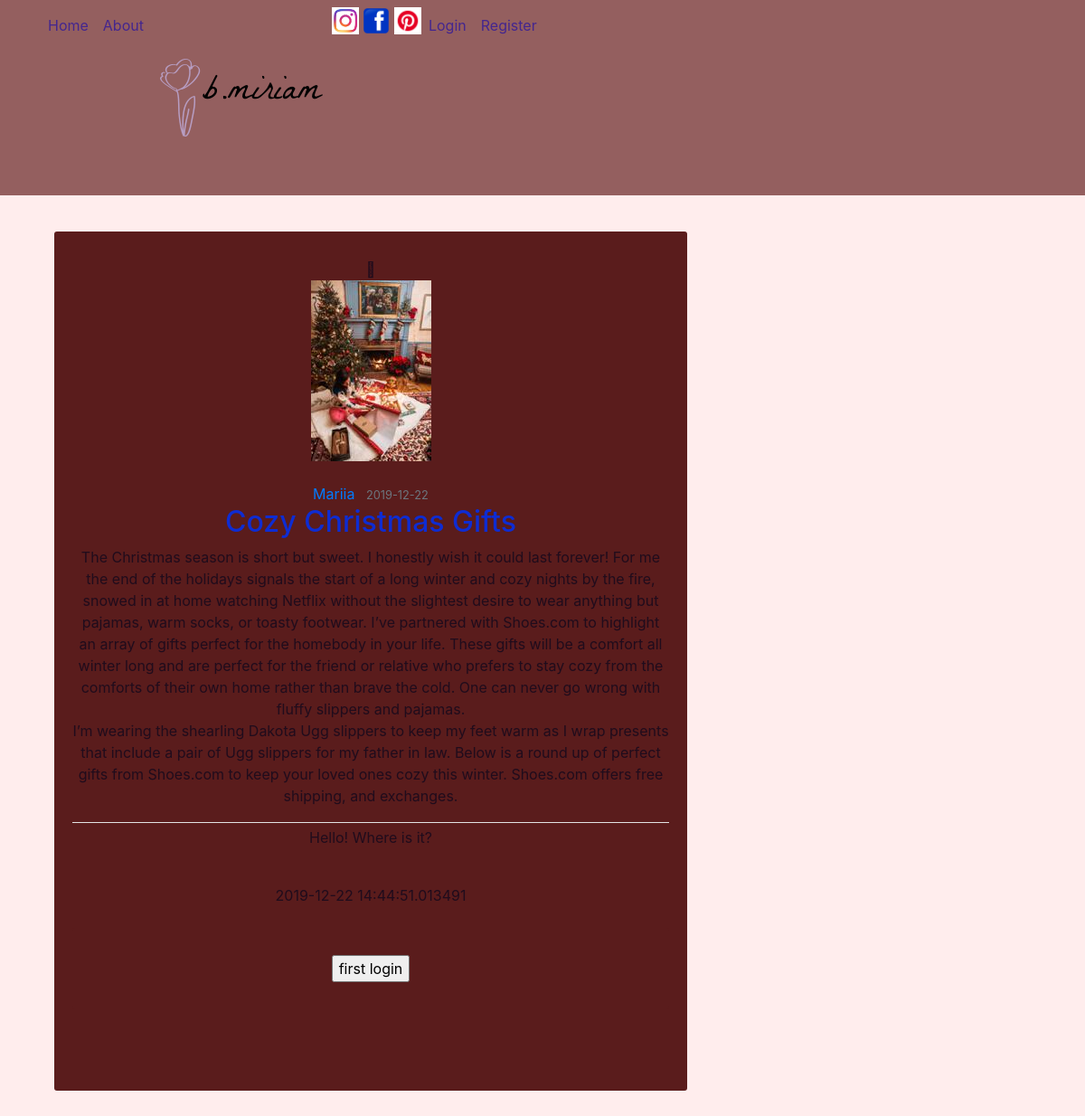
Screenshot of /post/20 with the database file from the repository.
### myblog/models.py (models this page shows, shortened)
class Post(db.Model):
	id = db.Column(db.Integer, primary_key=True)
	title = db.Column(db.String(100), nullable=False)
	image_file = db.Column(db.String(20), nullable=True, default='default.jpg')
	date_posted = db.Column(db.DateTime, nullable=False, default=datetime.utcnow)
	content = db.Column(db.Text, nullable=False)
	user_id = db.Column(db.Integer, db.ForeignKey('user.id'), nullable=False)
	comments = db.relationship('Comment', backref='article', cascade="all,delete", lazy=True)

class User(db.Model, UserMixin):
	id = db.Column(db. Integer, primary_key=True)
	username = db.Column(db.String(20), unique=True, nullable=False)
	email = db.Column(db.String(120), unique=True, nullable=False)
	image_file = db.Column(db.String(20), nullable=False, default='default.jpg')
	password = db.Column(db.String(60), nullable=False)
	posts = db.relationship( 'Post', backref='author', lazy=True)
	about_me = db.Column(db.String(140))
	last_seen = db.Column(db.DateTime, default=datetime.utcnow)
	admin = db.Column(db.Boolean())

class Comment(db.Model):
	id = db.Column(db.Integer, primary_key=True)
	body = db.Column(db.String(100), nullable=False)
	timestamp = db.Column(db.DateTime, nullable=False, default=datetime.utcnow)
	post_id = db.Column(db.Integer, db.ForeignKey('post.id'), nullable=False)
	user_id = db.Column(db.Integer, db.ForeignKey('user.id'), nullable=False)

### myblog/routes.py (the view)
@app.route("/post/<int:post_id>", methods=['GET','POST'])
def post(post_id):
    if request.method == 'POST':
        comment = Comment(body=request.form.get('body'), post_id=post_id, user_id=current_user.id)
        db.session.add(comment)
        db.session.commit()
        flash("Your comment has been added to the post", "success")
    post = Post.query.get_or_404(post_id)
    comments = Comment.query.filter_by(post_id=post_id)
    return render_template('post.html',title=post.title, post=post, comments=comments)

### myblog/routes.py (called while the page is built)
@app.before_request
def before_request():
    if current_user.is_authenticated:
        current_user.last_seen = datetime.utcnow()
        db.session.commit()

@app.before_request
def before_request():
    if current_user.is_authenticated:
        current_user.last_seen = datetime.utcnow()
        db.session.commit()

### myblog/templates/post.html (shortened to what this page needs)
{% extends "layout.html" %}
{% block content %}
      <article class="content-section">
        <div>
          <div class="article-metadata">
            {% if post.image_file %}
            <img src="{{url_for('static', filename=post.image_file)}}" />
            {% endif %}<br><br>
            <a class="mr-2" href="#">{{ post.author.username }}</a>
            <small class="text-muted">{{ post.date_posted.strftime('%Y-%m-%d') }}</small>
            <h2 class="article-title">{{ post.title }}</h2>
            <p class="article-content" style="overflow-wrap: break-word;">{{ post.content }}</p>
          </div>
        </div>
           {% for comment in comments %}
            <p>{{comment.body}} </p><br>{{ comment.timestamp}}<br><br>
            {%endfor %}
        <div class="content-section">
          {% if current_user.is_authenticated %}
            <form method="POST" action="/post/{{ post.id }}">
              <input type="text" name="body"><br>
            <p><button class="btn btn-info" type="submit">Leave a comment</button></p>
            </form>
            {% else %}
            <input type="submit" value="first login" onclick="window.location='/login';" />
          {% endif %}
        </div>
      </article>
 {% endblock content %}

### myblog/static/main.css (style rules this page uses)
body { background: #ffeded;; color: #200c1c;; padding: 1rem; text-align: center; margin-top: 15rem; }
h1, h2, h3, h4, h5, h6 { color: #2c36c9; }
.content-section { background: hsl(0, 53%, 23%); padding: 30px 20px; border-radius: 3px; margin-bottom: 60px; }
.article-title { color: #0e2cd3; }
.article-content { white-space: pre-line; }
.article-metadata { padding-bottom: 1px; margin-bottom: 4px; border-bottom: 1px solid #e3e3e3 }

### rows the page displays
Post: image_file (picture), date_posted "2019-12-22", content "The Christmas season is short but sweet. I honestly wish it could last forever! For me the end of the holidays signals the start of a long winter and cozy nights by the fire, snowed in at home watching Netflix without the slightest desire to wear anything but pajamas, warm socks, or toasty footwear. I’ve partnered with Shoes.com to highlight an array of gifts perfect for the homebody in your life. These gifts will be a comfort all winter long and are perfect for the friend or relative who prefers to stay cozy from the comforts of their own home rather than brave the cold. One can never go wrong with fluffy slippers and pajamas. I’m wearing the shearling Dakota Ugg slippers to keep my feet…"
User: author.username "Mariia"
Comment: body "Hello! Where is it?", timestamp "2019-12-22 14:44:51.013491"
